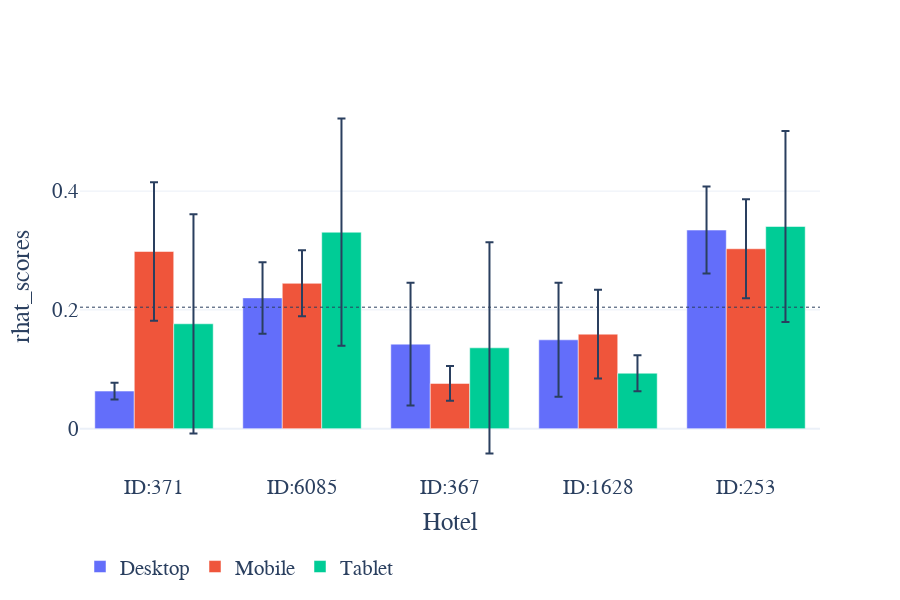

Notebook cell for this chart:
### Code cell
fig = plot_fairness_treatment(df_instances, input_features, input_items, top=input_items_top, title="", legend={"0": "Desktop", "1": "Mobile", "2": "Tablet"})
fig.update_layout(font={'family': 'Courier New, monospace', 'size': 21}, height=600)



# Set custom x-axis labels
fig.update_yaxes(nticks=5)
fig.update_layout(xaxis_title="Hotel")

fig.show()
#fig.show(renderer="svg")
#fig.write_image("output/tmp/metrics/paper/recsys_fairnes_impact_{}.eps".format(input_features))

### Figure 1 — Plotly figure (JSON) as saved in the notebook; plotly's stock layout.template omitted (floating-point values rounded to 4 significant figures)
{"data": [{"error_y": {"array": [0.01404, 0.06021, 0.1033, 0.09594, 0.07321], "type": "data"}, "name": "Desktop", "type": "bar", "x": ["ID:371", "ID:6085", "ID:367", "ID:1628", "ID:253"], "y": [0.06324, 0.2202, 0.1423, 0.1495, 0.3344]}, {"error_y": {"array": [0.1168, 0.05563, 0.02921, 0.07463, 0.08317], "type": "data"}, "name": "Mobile", "type": "bar", "x": ["ID:371", "ID:6085", "ID:367", "ID:1628", "ID:253"], "y": [0.2983, 0.2447, 0.07614, 0.1591, 0.3029]}, {"error_y": {"array": [0.1845, 0.1914, 0.1778, 0.03033, 0.1609], "type": "data"}, "name": "Tablet", "type": "bar", "x": ["ID:371", "ID:6085", "ID:367", "ID:1628", "ID:253"], "y": [0.1766, 0.3307, 0.1361, 0.09331, 0.3404]}], "layout": {"font": {"family": "Courier New, monospace", "size": 21}, "height": 600, "legend": {"orientation": "h", "y": -0.2}, "shapes": [{"line": {"dash": "dot", "width": 1}, "type": "line", "x0": 0, "x1": 1, "xref": "paper", "y0": 0.2045, "y1": 0.2045, "yref": "y"}], "title": {"text": ""}, "xaxis": {"title": {"text": "Hotel"}}, "yaxis": {"nticks": 5, "title": {"text": "rhat_scores"}}}}
